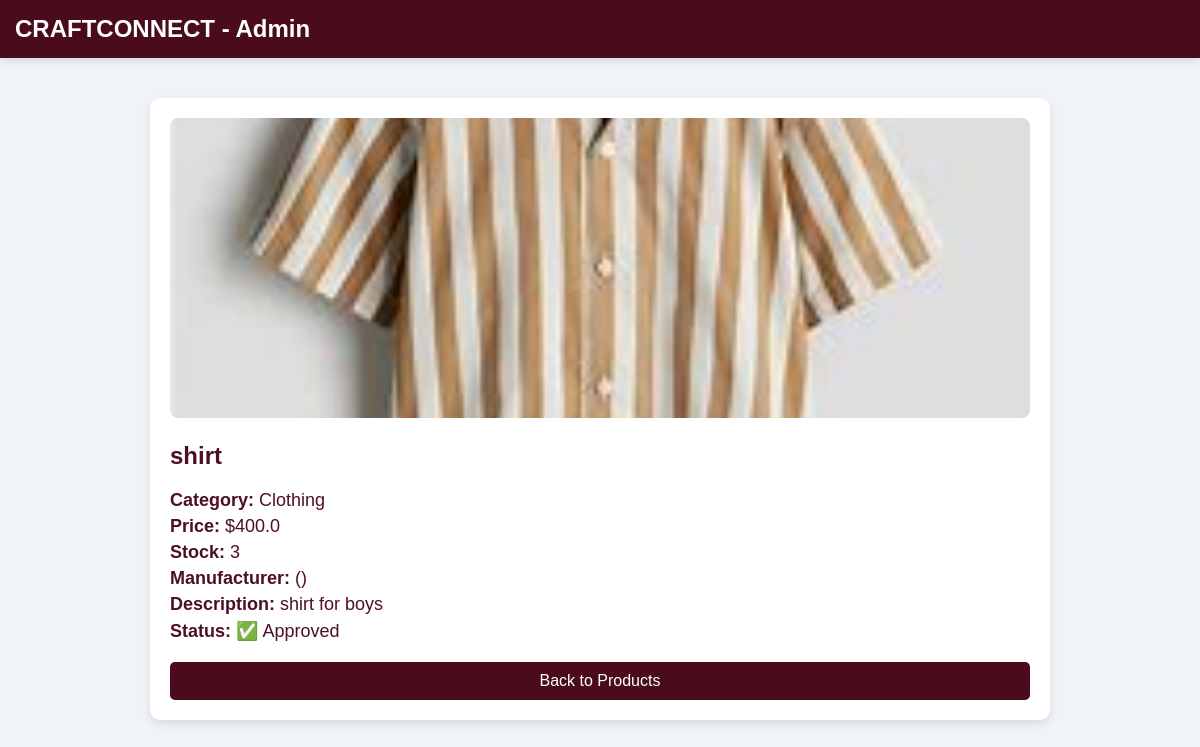
Page /admin/product/details/3 on the committed database.
### tables this page shows
CREATE TABLE products (
            id INTEGER PRIMARY KEY AUTOINCREMENT,
            name TEXT NOT NULL,
            description TEXT NOT NULL,
            price REAL NOT NULL,
            image TEXT NOT NULL,
            manufacturer_id INTEGER, approved INTEGER DEFAULT 0, category TEXT, stock_limit INTEGER DEFAULT NULL, size_chart TEXT,
            FOREIGN KEY (manufacturer_id) REFERENCES users (id)
        );

### app.py (the view)
@app.route('/admin/product/details/<int:product_id>')
def admin_product_details(product_id):
    conn = get_db_connection()
    product = conn.execute('SELECT * FROM products WHERE id = ?', (product_id,)).fetchone()
    orders = conn.execute('SELECT o.*, u.username FROM orders o JOIN users u ON o.user_id = u.id WHERE o.product_id = ?', (product_id,)).fetchall()
    reviews = conn.execute('SELECT r.*, u.username FROM product_reviews r JOIN users u ON r.user_id = u.id WHERE r.product_id = ?', (product_id,)).fetchall()
    conn.close()
    if not product:
        flash('Product not found!', 'danger')
        return redirect('/admin')
    return render_template('admin_product_details.html', product=product, orders=orders, reviews=reviews)

### app.py (called while the page is built)
def get_db_connection():
    conn = sqlite3.connect("craftconnect.db")
    conn.row_factory = sqlite3.Row
    return conn

### templates/admin_product_details.html (shortened to what this page needs)
<!DOCTYPE html>
<html lang="en">
<head>
    <link rel="stylesheet" href="{{ url_for('static', filename='css/styles.css') }}">
</head>
<body>
    <nav class="navbar">CRAFTCONNECT - Admin</nav>
    <div class="container">
        {% if product %}
            <img src="{{ url_for('static', filename='uploads/' + product['image']) if product['image'] else url_for('static', filename='images/default-product.png') }}"
                 class="product-img"
                 alt="{{ product['name'] }}">
            <div class="details">
                <h2>{{ product['name'] }}</h2>
                <p><strong>Category:</strong> {{ product['category'] }}</p>
                <p><strong>Price:</strong> ${{ product['price'] }}</p>
                <p><strong>Stock:</strong> {{ product['stock_limit'] if product['stock_limit'] else 'Unlimited' }}</p>
                <p><strong>Manufacturer:</strong> {{ product['manufacturer_name'] }} ({{ product['manufacturer_email'] }})</p>
                <p><strong>Description:</strong> {{ product['description'] }}</p>
                <p><strong>Status:</strong> {% if product['approved'] == 1 %}✅ Approved{% else %}❌ Rejected{% endif %}</p>
            </div>
            <div class="btn-container">
                <a href="{{ url_for('admin_manage_products') }}" class="back-btn">Back to Products</a>
            </div>
        {% else %}
            <h2 style="text-align: center; color: red;">Product Not Found</h2>
        {% endif %}
    </div>
</body>
</html>

### static/css/styles.css (style rules this page uses)
body { margin: 0; padding: 0; overflow-x: hidden; font-family: Arial, sans-serif; background: white; color: #4D0F28; min-height: 100vh; box-sizing: border-box; width:100%; max-width: 100%; }
.navbar { display: flex; justify-content: space-between; align-items: center; padding: 15px 30px; background: #4D0F28; color: white; box-shadow: 0px 4px 8px rgba(0, 0, 0, 0.1); max-width: 100%; flex-wrap: wrap; }
* { outline: none; box-sizing: border-box; max-width: 100vw; }

### templates/admin_product_details.html (style rules this page uses)
body { font-family: Arial, sans-serif; background-color: #f0f4f8; margin: 0; padding: 0; }
.navbar { width: 100%; background-color: #4a0c1c; color: white; padding: 15px; text-align: left; font-size: 24px; font-weight: bold; }
.container { width: 80%; max-width: 900px; margin: 40px auto; background: white; padding: 20px; border-radius: 10px; box-shadow: 0 4px 10px rgba(0, 0, 0, 0.1); }
.product-img { width: 100%; max-height: 300px; object-fit: cover; border-radius: 8px; }
.details { margin-top: 20px; }
.details p { font-size: 18px; margin: 5px 0; }
.btn-container { margin-top: 20px; display: flex; gap: 15px; }
.back-btn { background: #4a0c1c; color: white; padding: 10px 15px; border: none; border-radius: 5px; font-size: 16px; cursor: pointer; flex: 1; text-align: center; text-decoration: none; }

### rows in the picture
products: image+name (picture), name "shirt", category "Clothing", price "400.0", stock_limit "3", description "shirt for boys"
